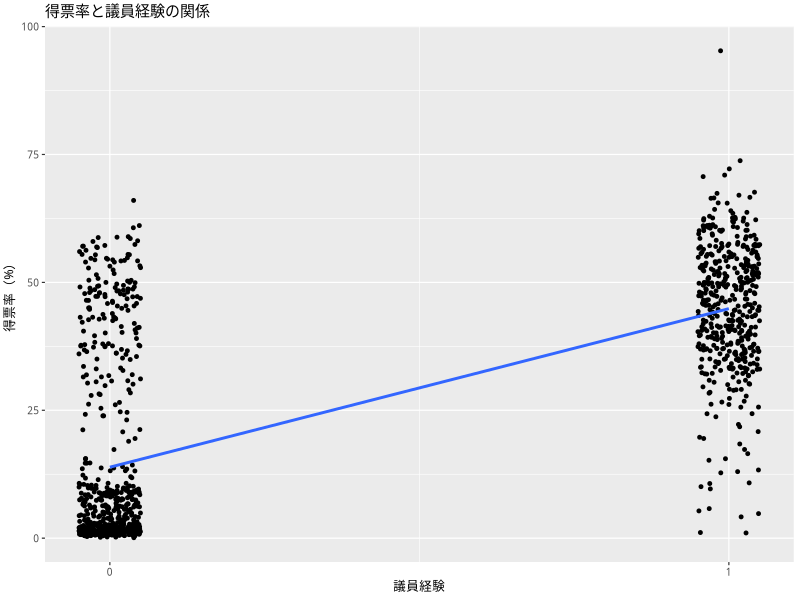
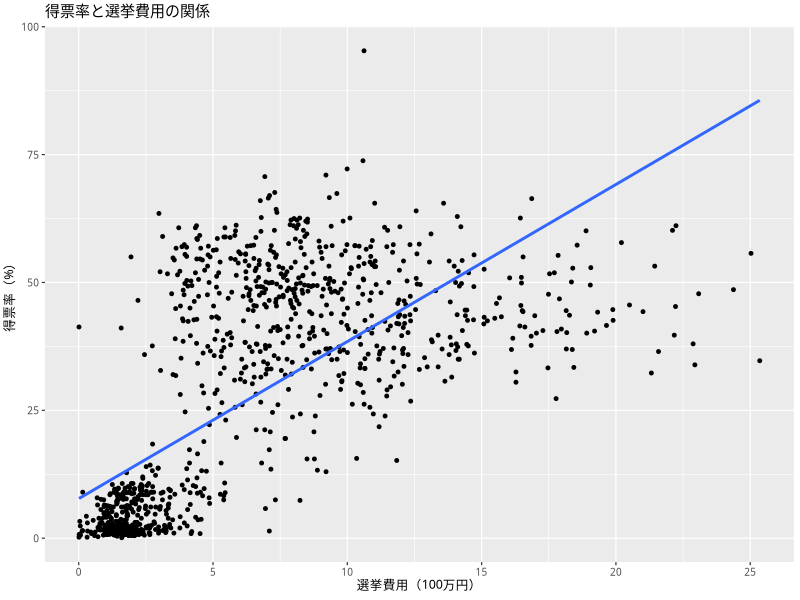
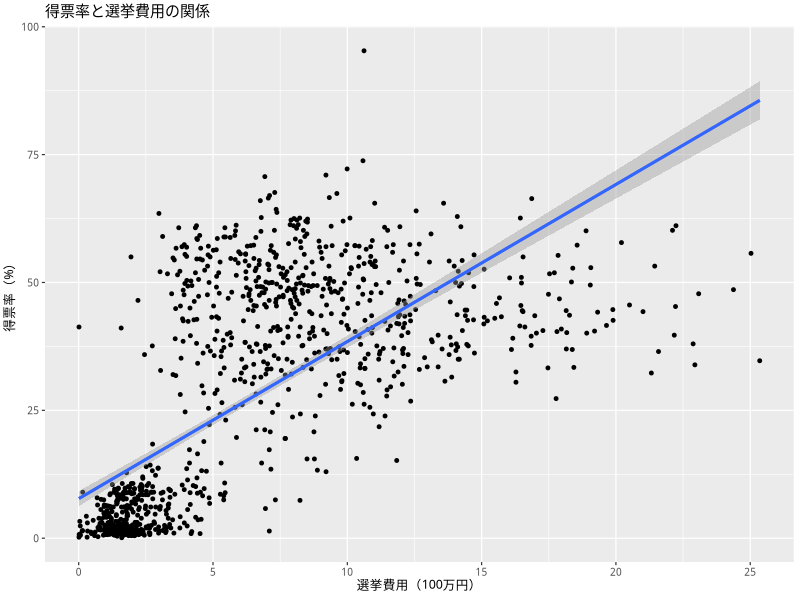

Reproduce these figures in R, in order.
## ---- chunk 1
#| include: false

if (knitr::is_latex_output()) {
  knitr::opts_chunk$set(dev = 'cairo_pdf')
}
## ---- chunk 2
#| echo: false
#| message:  false

library(tidyverse)
my_font <- 'HiraginoSans-W3'
theme_set(theme_gray(base_size = 9,
                     base_family = my_font))
## ---- chunk 3
HR <- read_csv('data/hr-data.csv')
glimpse(HR)
## ---- chunk 4
HR <- HR |>
  mutate(experience = as.numeric(status == '現職' | status == '元職'),
         expm       = exp / 1e6)
## ---- chunk 5
HR09 <- HR |>
  filter(year == 2009)
## ---- chunk 6
fit_1 <- lm(voteshare ~ experience, data = HR09)
## ---- chunk 7
summary(fit_1)
## ---- chunk 8
broom::tidy(fit_1)
## ---- chunk 9
with(HR09, cov(voteshare, experience) / var(experience))
## ---- chunk 10
y <- matrix(HR09$voteshare, ncol = 1)
## ---- chunk 11
N <- length(y)
X <- matrix(c(rep(1, N), HR09$experience), ncol = 2)
## ---- chunk 12
b_hat <- t(X) %*% X |>
  solve() %*% t(X) %*% y
b_hat
## ---- chunk 13
p1 <- ggplot(HR09, aes(x = experience, y = voteshare)) +
  scale_x_continuous(breaks = c(0, 1)) +
  geom_jitter(position = position_jitter(width = 0.05), size = 1) +
  geom_smooth(method = 'lm', se = FALSE) +
  labs(x = '議員経験', y = '得票率（%）')
plot(p1 + ggtitle('得票率と議員経験の関係'))
## ---- chunk 14
HR09 |>
  group_by(experience) |>
  summarize(voteshare = mean(voteshare),
            .groups   = 'drop')
## ---- chunk 15
fit_2 <- lm(voteshare ~ expm, data = HR09)
broom::tidy(fit_2)
## ---- chunk 16
HR09 |>
  filter(!is.na(expm)) |>
  with(cov(voteshare, expm) / var(expm))
## ---- chunk 17
p2 <- ggplot(HR09, aes(x = expm, y = voteshare)) +
  geom_point(size = 1) +
  geom_smooth(method = 'lm', se = FALSE) +
  labs(x = '選挙費用（100万円）', y = '得票率（%）')
plot(p2 + ggtitle('得票率と選挙費用の関係'))
## ---- chunk 18
p2_ci95 <- p2 + geom_smooth(method = 'lm')
plot(p2_ci95 + ggtitle('得票率と選挙費用の関係'))
